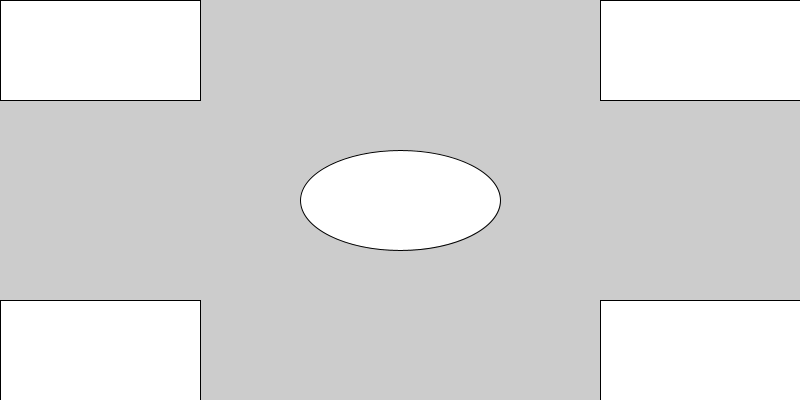
Frame 1 (no input)
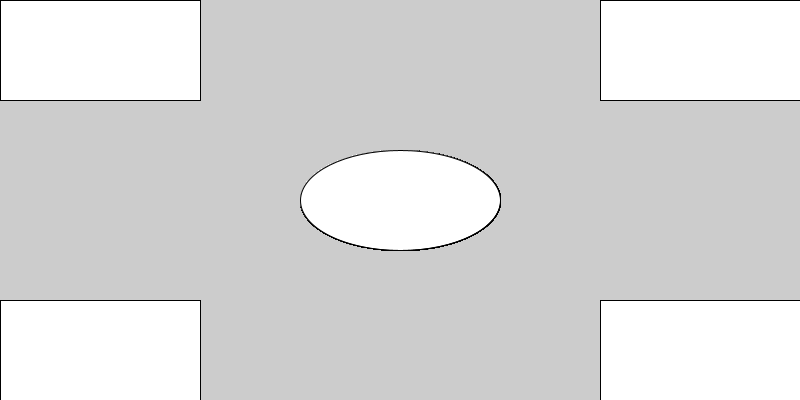
Frame 60 (the mouse pressed at the canvas centre just before this capture)
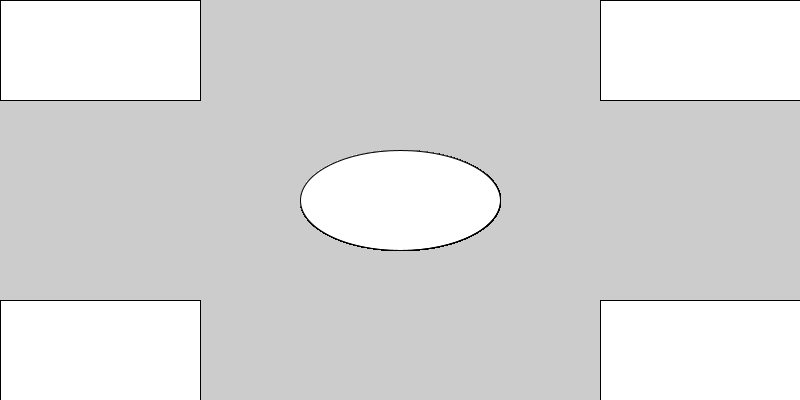
Frame 120 (the mouse held since frame 60 and released just before this capture)

The Processing sketch that drew these frames (run headless with seeded random() and noise(); from frame 60 on, the mouse is pressed at the canvas centre):

// Processing sketch: posicionarFormasViaVariables
// ── posicionarFormasViaVariables.pde
float tamX;
float tamY;
void setup() {
  size(800,400);
  tamX = width/4;
  tamY = height/4;
}

void draw() {
  rect(width - tamX, height - tamY, tamX, tamY);
  rect(0,0,tamX,tamY);
  rect(width-tamX,0,tamX,tamY);
  rect(0,height-tamY,tamX,tamY);
  ellipse(width/2,height/2,tamX,tamY);
}
